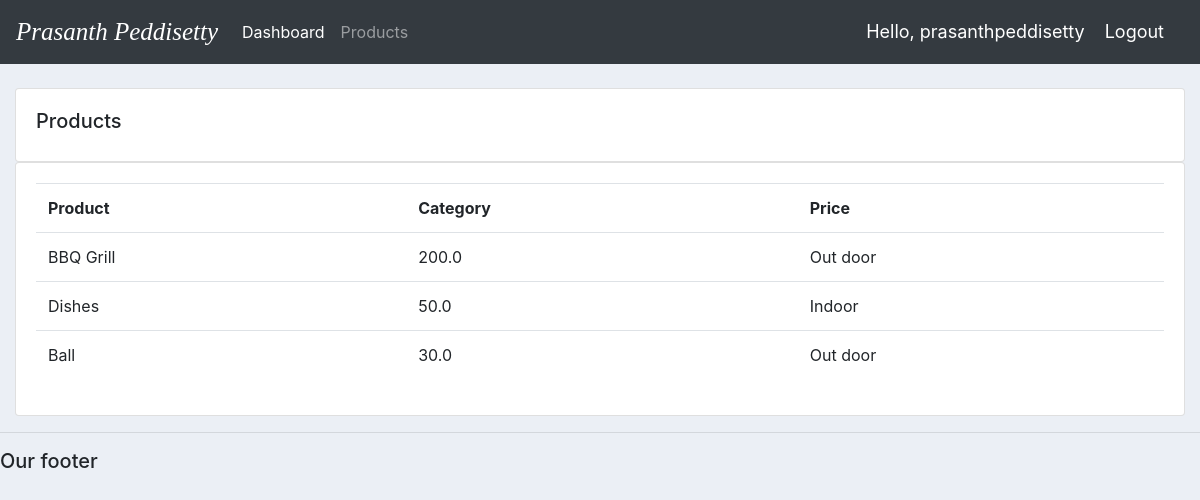
Screenshot of /products/ (signed in) with the database file from the repository.
### accounts/models.py (models this page shows, shortened)
class Product(models.Model):
    CATEGORY = (
        ('Indoor', 'Indoor'),
        ('Out door', 'Out door'),
    )
    name = models.CharField(max_length=200, null=True)
    price = models.FloatField(null=True)
    category = models.CharField(max_length=200, null=True, choices=CATEGORY)
    description = models.CharField(max_length=200, null=True, blank=True)
    date_created = models.DateTimeField(auto_now_add=True, null=True)
    tags = models.ManyToManyField(Tag)

### accounts/decorators.py (the view)
        def wrapper_func(request, *args, **kwargs):
            group = None
            if request.user.groups.exists():
                group = request.user.groups.all()[0].name
            if group in allowed_roles:
                return view_func(request, *args, **kwargs)
            else:
                return HttpResponse("You are not authorized to access this page")

### accounts/views.py (called while the page is built)
@login_required(login_url='login')
@allowed_users(allowed_roles=['admin'])
def products(request):
    products = Product.objects.all()
    return render(request, 'accounts/products.html', {'products' :products})

### accounts/templates/accounts/products.html
{% extends 'accounts/main.html' %}
{% block content %}
<br>
		<div class="row">
			<div class="col-md">
				<div class="card card-body">
					<h5>Products</h5>
				</div>
				<div class="card card-body">
					<table class="table">
						<tr>
							<th>Product</th>
							<th>Category</th>
							<th>Price</th>
						</tr>
						{% for i in products %}
						<tr>
							<td>{{i.name}}</td>
							<td>{{i.price}}</td>
							<td>{{i.category}}</td>
						</tr>
						{% endfor %}
					</table>
				</div>
			</div>
		</div>
{% endblock %}

### accounts/templates/accounts/navbar.html (shortened to what this page needs)
{% load static %}
<nav class="navbar navbar-expand-lg navbar-dark bg-dark">
  <a class="navbar-brand" href="{% url 'home' %}" style="font-style: italic; font-family: Garamond; font-size: 25px;">Prasanth Peddisetty</a>
  <div class="collapse navbar-collapse" id="navbarNav">
    <ul class="navbar-nav">
      {% if request.user.is_staff %}
      <li class="nav-item active">
        <a class="nav-link" href="{% url 'home' %}">Dashboard</a>
      </li>
      <li class="nav-item">
        <a class="nav-link" href="{% url 'products' %}">Products</a>
      </li>
      {% else %}
      <li class="nav-item">
        <a class="nav-link" href="{% url 'account' %}"> Settings </a>
      </li>
      {% endif %}
    </ul>
  </div>
  <span class="hello-msg">Hello, {{request.user}}</span>
  <span><a class="hello-msg" href="{% url 'logout' %}">Logout</a> </span>
</nav>

### crm1/static/css/main.css (style rules this page uses)
body { background-color: #ebeff5; }

### accounts/templates/accounts/navbar.html (style rules this page uses)
.hello-msg { font-size: 18px; color: #fff; margin-right: 20px; }

### rows the page displays
Product: name "BBQ Grill", price "200.0", category "Out door"
Product: name "Dishes", price "50.0", category "Indoor"
Product: name "Ball", price "30.0", category "Out door"

### other values shown
{{ request.user }} "prasanthpeddisetty"
